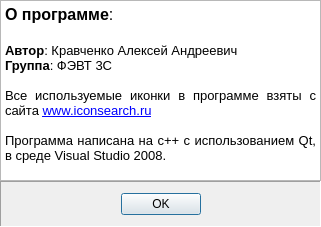
<?xml version="1.0" encoding="UTF-8"?>
<ui version="4.0">
 <class>AboutDialog</class>
 <widget class="QDialog" name="AboutDialog">
  <property name="geometry">
   <rect>
    <x>0</x>
    <y>0</y>
    <width>321</width>
    <height>227</height>
   </rect>
  </property>
  <property name="windowTitle">
   <string>О программе</string>
  </property>
  <layout class="QVBoxLayout" name="verticalLayout">
   <property name="spacing">
    <number>0</number>
   </property>
   <property name="margin">
    <number>0</number>
   </property>
   <item>
    <widget class="QTextBrowser" name="textBrowser">
     <property name="tabChangesFocus">
      <bool>false</bool>
     </property>
     <property name="html">
      <string>&lt;!DOCTYPE HTML PUBLIC &quot;-//W3C//DTD HTML 4.0//EN&quot; &quot;http://www.w3.org/TR/REC-html40/strict.dtd&quot;&gt;
&lt;html&gt;&lt;head&gt;&lt;meta name=&quot;qrichtext&quot; content=&quot;1&quot; /&gt;&lt;style type=&quot;text/css&quot;&gt;
p, li { white-space: pre-wrap; }
&lt;/style&gt;&lt;/head&gt;&lt;body style=&quot; font-family:'MS Shell Dlg 2'; font-size:8.25pt; font-weight:400; font-style:normal;&quot;&gt;
&lt;p align=&quot;justify&quot; style=&quot; margin-top:0px; margin-bottom:0px; margin-left:0px; margin-right:0px; -qt-block-indent:0; text-indent:0px;&quot;&gt;&lt;span style=&quot; font-size:12pt; font-weight:600;&quot;&gt;О программе&lt;/span&gt;&lt;span style=&quot; font-size:12pt;&quot;&gt;:&lt;/span&gt;&lt;/p&gt;
&lt;p align=&quot;justify&quot; style=&quot;-qt-paragraph-type:empty; margin-top:0px; margin-bottom:0px; margin-left:0px; margin-right:0px; -qt-block-indent:0; text-indent:0px; font-size:12pt; font-weight:600;&quot;&gt;&lt;/p&gt;
&lt;p align=&quot;justify&quot; style=&quot; margin-top:0px; margin-bottom:0px; margin-left:0px; margin-right:0px; -qt-block-indent:0; text-indent:0px;&quot;&gt;&lt;span style=&quot; font-size:10pt; font-weight:600;&quot;&gt;Автор&lt;/span&gt;&lt;span style=&quot; font-size:10pt;&quot;&gt;: Кравченко Алексей Андреевич&lt;/span&gt;&lt;/p&gt;
&lt;p align=&quot;justify&quot; style=&quot; margin-top:0px; margin-bottom:0px; margin-left:0px; margin-right:0px; -qt-block-indent:0; text-indent:0px;&quot;&gt;&lt;span style=&quot; font-size:10pt; font-weight:600;&quot;&gt;Группа&lt;/span&gt;&lt;span style=&quot; font-size:10pt;&quot;&gt;: ФЭВТ 3С&lt;/span&gt;&lt;/p&gt;
&lt;p align=&quot;justify&quot; style=&quot;-qt-paragraph-type:empty; margin-top:0px; margin-bottom:0px; margin-left:0px; margin-right:0px; -qt-block-indent:0; text-indent:0px; font-size:10pt;&quot;&gt;&lt;/p&gt;
&lt;p align=&quot;justify&quot; style=&quot; margin-top:0px; margin-bottom:0px; margin-left:0px; margin-right:0px; -qt-block-indent:0; text-indent:0px;&quot;&gt;&lt;span style=&quot; font-size:10pt;&quot;&gt;Все используемые иконки в программе взяты с сайта &lt;/span&gt;&lt;a href=&quot;www.iconsearch.ru&quot;&gt;&lt;span style=&quot; font-size:10pt; text-decoration: underline; color:#0000ff;&quot;&gt;www.iconsearch.ru&lt;/span&gt;&lt;/a&gt;&lt;/p&gt;
&lt;p align=&quot;justify&quot; style=&quot;-qt-paragraph-type:empty; margin-top:0px; margin-bottom:0px; margin-left:0px; margin-right:0px; -qt-block-indent:0; text-indent:0px; font-size:10pt; text-decoration: underline; color:#0000ff;&quot;&gt;&lt;/p&gt;
&lt;p align=&quot;justify&quot; style=&quot; margin-top:0px; margin-bottom:0px; margin-left:0px; margin-right:0px; -qt-block-indent:0; text-indent:0px;&quot;&gt;&lt;span style=&quot; font-size:10pt;&quot;&gt;Программа написана на c++ с использованием Qt, в среде Visual Studio 2008.&lt;/span&gt;&lt;/p&gt;&lt;/body&gt;&lt;/html&gt;</string>
     </property>
    </widget>
   </item>
   <item>
    <widget class="QFrame" name="frame">
     <property name="frameShape">
      <enum>QFrame::Panel</enum>
     </property>
     <property name="frameShadow">
      <enum>QFrame::Sunken</enum>
     </property>
     <layout class="QHBoxLayout" name="horizontalLayout">
      <item>
       <spacer name="horizontalSpacer">
        <property name="orientation">
         <enum>Qt::Horizontal</enum>
        </property>
        <property name="sizeHint" stdset="0">
         <size>
          <width>40</width>
          <height>20</height>
         </size>
        </property>
       </spacer>
      </item>
      <item>
       <widget class="QPushButton" name="okButton">
        <property name="text">
         <string>OK</string>
        </property>
       </widget>
      </item>
      <item>
       <spacer name="horizontalSpacer_2">
        <property name="orientation">
         <enum>Qt::Horizontal</enum>
        </property>
        <property name="sizeHint" stdset="0">
         <size>
          <width>40</width>
          <height>20</height>
         </size>
        </property>
       </spacer>
      </item>
     </layout>
    </widget>
   </item>
  </layout>
 </widget>
 <layoutdefault spacing="6" margin="11"/>
 <resources/>
 <connections>
  <connection>
   <sender>okButton</sender>
   <signal>clicked()</signal>
   <receiver>AboutDialog</receiver>
   <slot>close()</slot>
   <hints>
    <hint type="sourcelabel">
     <x>220</x>
     <y>247</y>
    </hint>
    <hint type="destinationlabel">
     <x>219</x>
     <y>134</y>
    </hint>
   </hints>
  </connection>
 </connections>
</ui>
